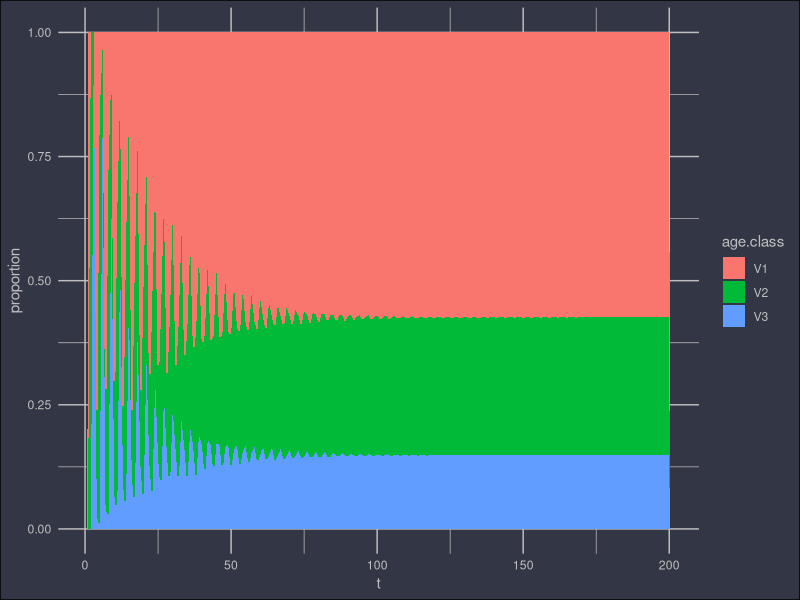
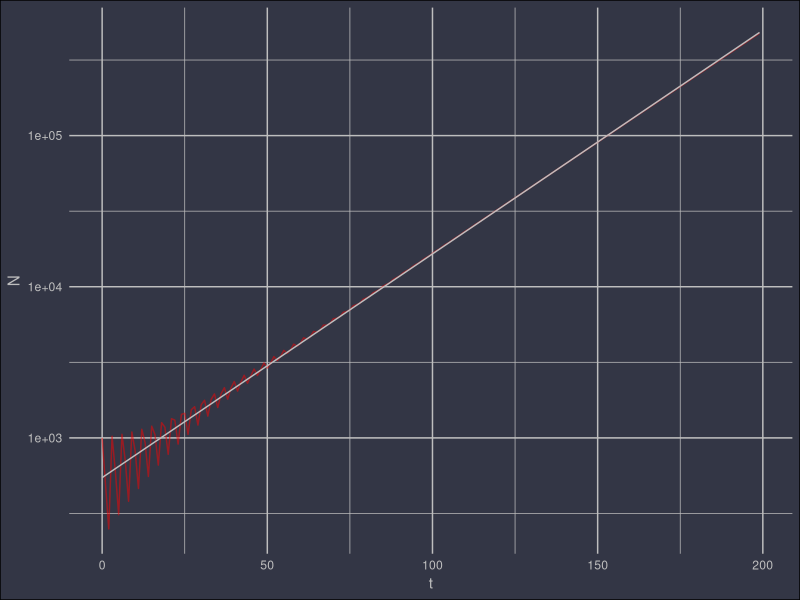
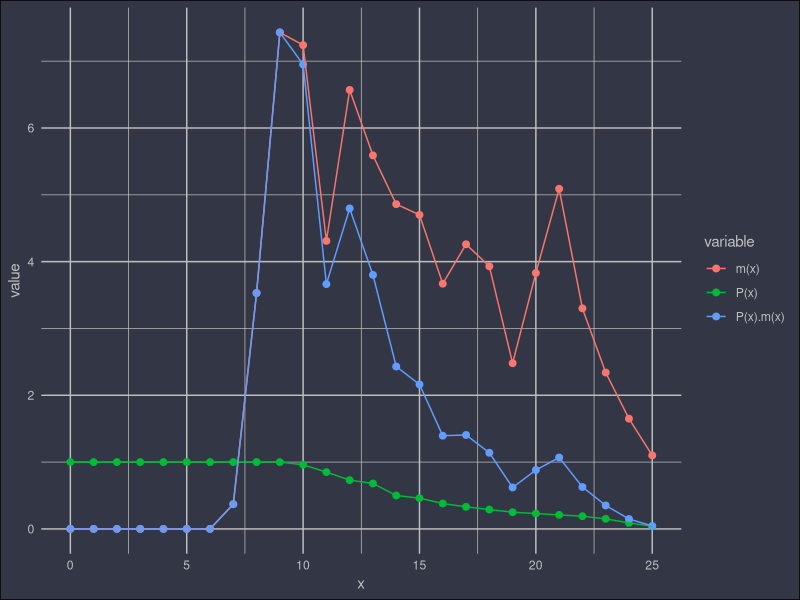

These charts were generated, in order, by the following R code:
## ---- chunk 1
library(tidyverse)
## ---- chunk 2
trans = matrix(
  c(0.00, 0.50, 0.00,
    0.00, 0.00, 0.50,
    4.00, 0.00, 0.10),
  ncol = 3,byrow = T
  )
rownames(trans) = c('V1','V2','V3')
colnames(trans) = c('V1','V2','V3')
trans

Tmax = 200
N = matrix(rep(0, Tmax*3), nrow = 3)
N[1,1] = 1000
for(t in 2:Tmax) N[, t] = N[, t-1] %*% trans
## ---- chunk 3
# plot
ages = as.data.frame(t(N))
ages$total = rowSums(ages)
ages$t = 1:Tmax
agesl = gather(ages, age.class, value, -t, - total)
ggplot(agesl) + 
  geom_area(aes(t, value/total, fill = age.class)) +
  ylab('proportion')+
  theme_minimal() +
  theme(
    plot.background = element_rect(fill = rgb(0.2,0.21,0.27)),
    text = element_text(colour = 'grey'), 
    axis.text = element_text(colour = 'grey'), 
    panel.grid = element_line(colour = 'grey')
  )
## ---- chunk 4
df = data.frame(
      t = 0:(Tmax-1),
      N = colSums(N)
     )
knitr::kable(df[seq(0,200, by = 20),],digits = 0, align = c('r','r','r'))

## ---- chunk 5

lm1 = lm(log(N) ~ t , data = df)
coef(lm1)
## ---- chunk 6
# plot 
df$pred = predict(lm1)
ggplot(df) +
  geom_line(aes(t,N), colour = 'red', alpha = 0.5) + 
  geom_line(aes(t,exp(pred)), colour = 'grey') + 
  theme_minimal() +
  theme(
    plot.background = element_rect(fill = rgb(.2,.21,.27)),
    text = element_text(colour = 'grey'), 
    axis.text = element_text(colour = 'grey'), 
    panel.grid = element_line(colour = 'grey')
  ) +
  scale_y_log10()
  
## ---- chunk 7
N1_stable = 1000*N[,Tmax]/sum(N[,Tmax])
N = matrix(rep(0, Tmax*3), nrow = 3)
N[,1] = N1_stable 

for(t in 2:Tmax) N[, t] = N[, t-1] %*% trans

df = data.frame(
      t = 0:(Tmax-1),
      N = colSums(N)
     )

lm1 = lm(log(N) ~ t , data = df)
coef(lm1)

## ---- chunk 8
exp(coef(lm1)[1])
## ---- chunk 9
mite = read_csv('data/AtlanticSpiderMite_CareyBradley1982.csv')
knitr::kable(mite, align = c('r','r','r'))

## ---- chunk 10
# plot 

mite$`P(x).m(x)` = mite$`P(x)`*mite$`m(x)`
dw = mite %>% gather(variable, value, -x)
ggplot(dw) +
  geom_point(aes(x,value, colour = variable), size = 2) +  
  geom_line(aes(x,value, colour = variable)) +
  theme_minimal() +
  theme(
    plot.background = element_rect(fill = rgb(.2,.21,.27)),
    text = element_text(colour = 'grey'), 
    axis.text = element_text(colour = 'grey'), 
    panel.grid = element_line(colour = 'grey')
  )
  
